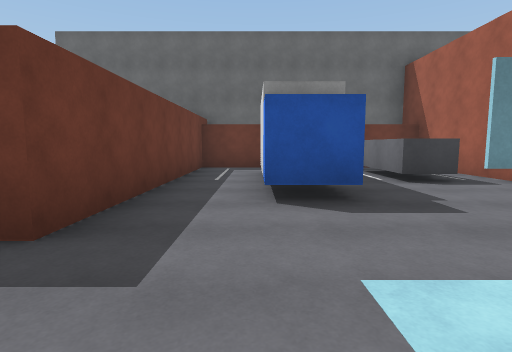
[1] (above)

18 first-person views from a walk through a 3-D level made in the Unity game engine. The camera is 1.3 m above the floor, tilts 6° down and sees 80° across. Doors are open. The floor is counted in squares, 2 m on a side. Each view is taken from the middle of a square. On the plan, view 1 faces up. The plan holds only what a view shows up to about 10 squares ahead; the rest is blank. The place goes on beyond the plan.

[2]
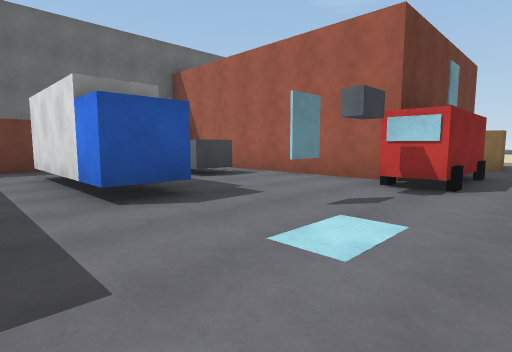

[3]
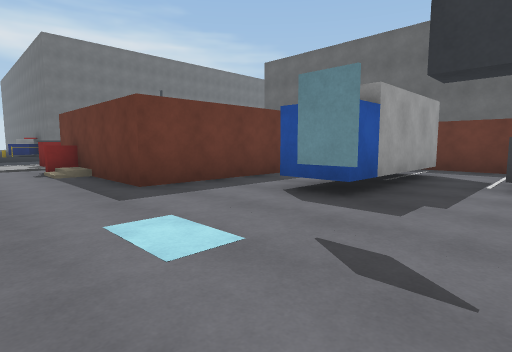

[4]
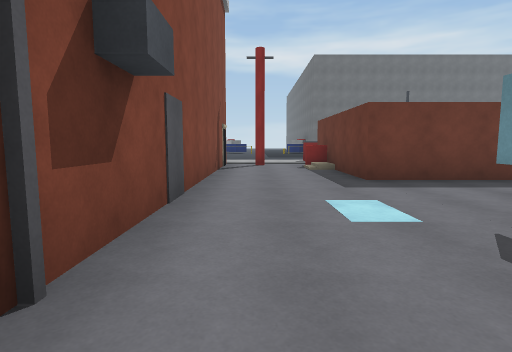

[5]
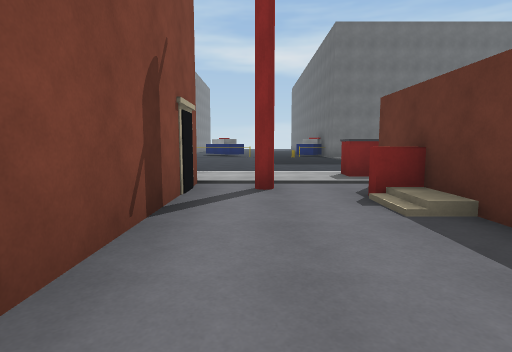

[6]
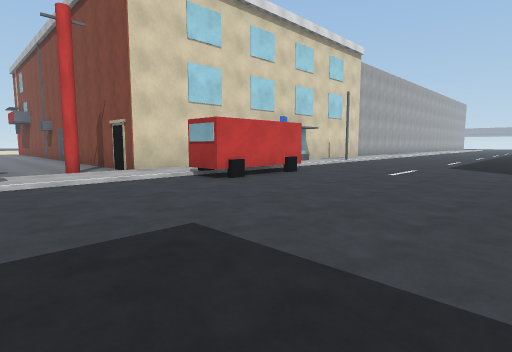

[7]
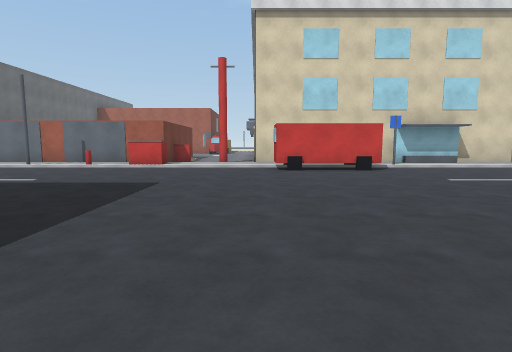

[8]
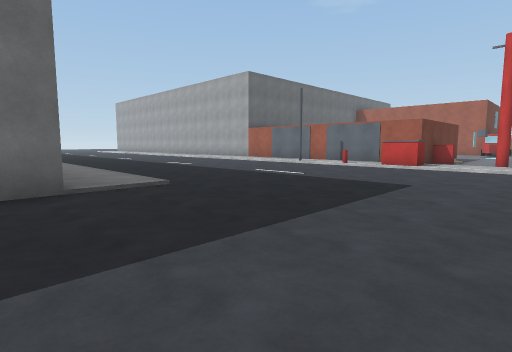

[9]
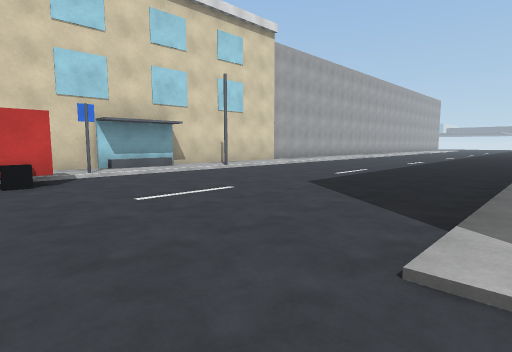

[10]
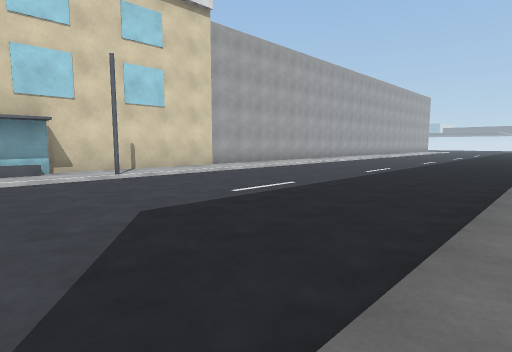

[11]
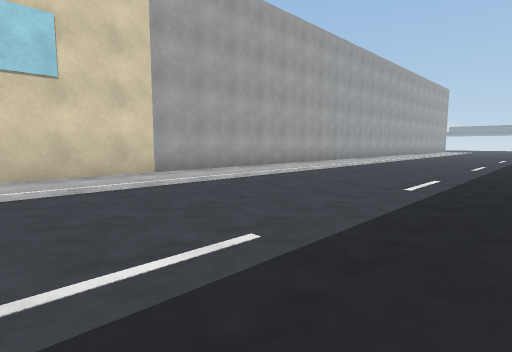

[12]
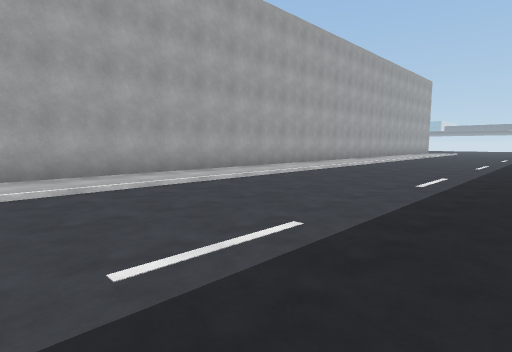

[13]
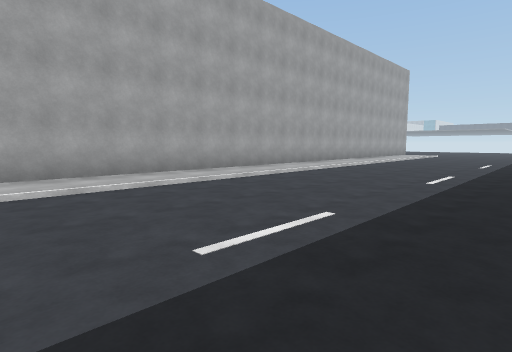

[14]
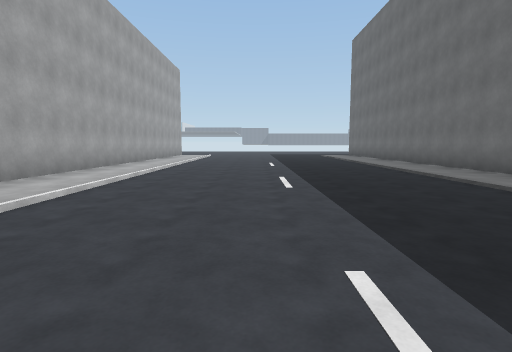

[15]
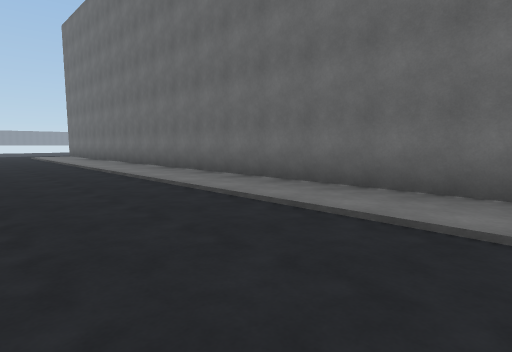

[16]
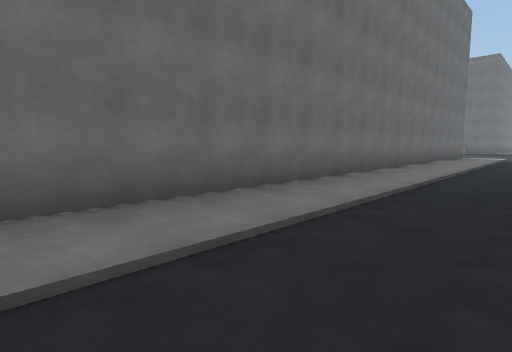

[17]
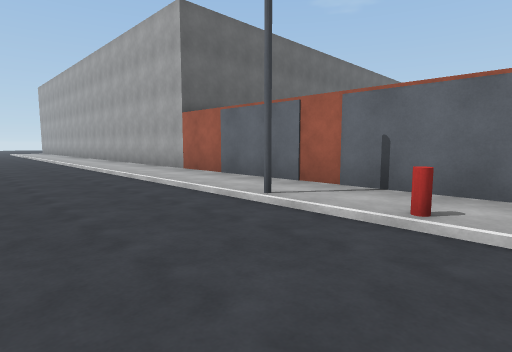

[18]
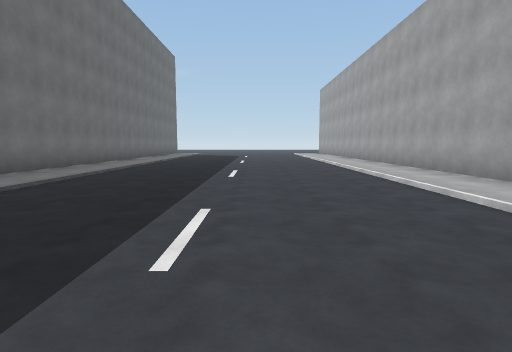

### Floor plan
Points are (right, up) in squares from view 1. A wall is a line through its corners. A room is listed if a view was taken in it or the views show most of it. See-through windows are left out.
Room 1 (views 1, 2, 3, 4, 5)
walls: (2.1, 2) (1.5, 2); (0.1, 4.4) (0.1, 7); (3.5, 5.2) (2.5, 5.2) (2.5, 7.1); (4.5, 2.2) (4.5, 8.5) (-1.5, 8.5) (-1.5, 2) (-6, 2); (1.2, 7) (1.2, 4.4); (-6, -1) (3, -1)
ways out: opening at (-5, 1) to room 2
objects: other object (0, 4) to (1, 4); other object (4, 1); other object (4, 2)
Room 2 (views 6, 7, 8, 9, 10, 11, 12, 13, 14, 15, 16, 17, 18)
walls: (-8.5, -4.1) (-8.5, -1.5) (-7.5, -1.5); (-15, -8.8) (-15, -28.2); (-6, -2.5) (-6, -1); (-6.6, 1.7) (-7.2, 1.7) (-7.2, 2.8); (-6, 2) (-6, 16.1); (-14.9, 3.5) (-15.6, 3.5); (-15, 16.1) (-15, 11.9); (-6, -28.1) (-6, -4.5)
low walls: (-6.5, -7.4) (-6.5, -5.6)
ways out: opening at (-5, 1) to room 1
objects: other object (-9, -4); other object (-9, -2); other object (-7, -5); other object (-7, -4); other object (-7, -2); other object (-7, 4)

Positions as (right, up) in squares from view 1, and headings:
1: (0, 0), facing up
2: (-1, 0), facing up-right
3: (3, 0), facing up-left
4: (4, 0), facing left
5: (-1, 0), facing left
6: (-13, 2), facing down-right
7: (-16, -1), facing right
8: (-16, -1), facing up-right
9: (-14, -3), facing down-right
10: (-14, -6), facing down-right
11: (-12, -9), facing down-right
12: (-12, -13), facing down-right
13: (-12, -17), facing down-right
14: (-10, -18), facing down
15: (-11, -18), facing down-left
16: (-12, -20), facing up-left
17: (-10, 3), facing up-right
18: (-10, 6), facing up
